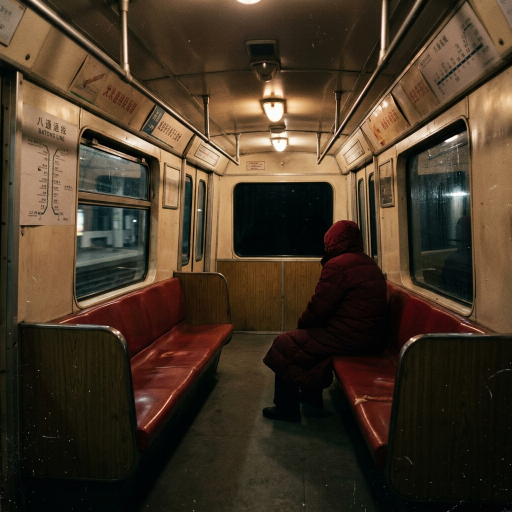
#> input picture red_figure.png, 1024 x 1024 px, found by its file name (shown at 1/2 size)
$ python make_gifs.py
#> lines starting #> are read from the running program, lines starting #| are printed output that depends on the picture
# -*- coding: utf-8 -*-
"""将午夜规则的静态 PNG 资产合成为循环 GIF 帧动画。"""
import math
import os
import random

from PIL import Image, ImageEnhance

random.seed(44)

SRC = r"C:\Users\19264\.gemini\antigravity\scratch\midnight-rules"
W = 560  # 输出宽度，控制文件体积


def load(name):
#> called with name = 'red_figure.png'
    im = Image.open(os.path.join(SRC, name)).convert("RGB")
#> im is the input picture: PIL image 1024x1024 RGB; mean R, G, B 70.4, 55, 38.2
    ratio = W / im.width
#> ratio = 0.547
    return im.resize((W, int(im.height * ratio)), Image.LANCZOS)


def save_gif(frames, name, duration=110):
    frames = [f.convert("P", palette=Image.ADAPTIVE, colors=48, dither=Image.FLOYDSTEINBERG) for f in frames]
    out = os.path.join(SRC, name)
    frames[0].save(out, save_all=True, append_images=frames[1:],
                   duration=duration, loop=0, optimize=True, disposal=2)
    print(f"{name}: {os.path.getsize(out)//1024} KB, {len(frames)} 帧")


def red_figure_anim():
    """红衣人：呼吸般上下浮动 + 明暗搏动。"""
    im = load("red_figure.png")
    Wd, Ht = im.size
#> Wd = 560; Ht = 560
    amp = 6
    frames = []
    for i in range(14):
        t = i / 14 * 2 * math.pi
        dy = int(amp * math.sin(t))
        bright = 0.82 + 0.2 * (0.5 + 0.5 * math.sin(t + 1.2))
        canvas = Image.new("RGB", (Wd, Ht + 2 * amp), (2, 2, 2))
        canvas.paste(ImageEnhance.Brightness(im).enhance(bright), (0, amp + dy))
        frames.append(canvas)
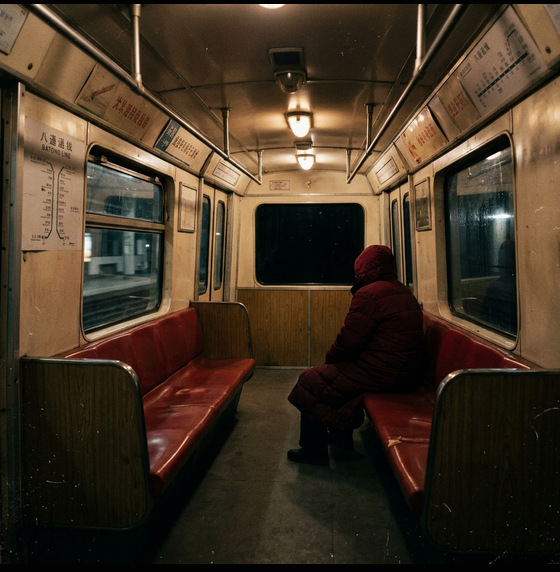
#> canvas: PIL image 560x572 RGB; mean R, G, B 67.6, 52.7, 36.3
#> after the loop, frames = 14 items
    save_gif(frames, "red_figure_anim.gif", 120)
#| red_figure_anim.gif: 1745 KB, 14 帧


def entity_glitch():
    """不可名状实体：RGB 通道错位 + 横条撕裂 + 频闪。"""
    im = load("unspeakable_entity.png")
#> call 2 of load, with name = 'unspeakable_entity.png'
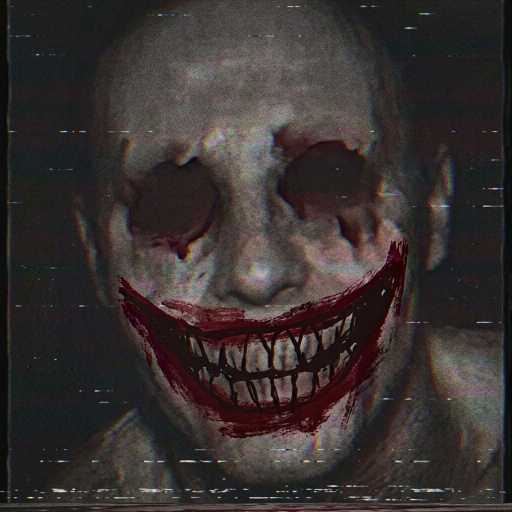
#> input picture unspeakable_entity.png, 1024 x 1024 px, found by its file name (shown at 1/2 size)
#> in load, im is the input picture: PIL image 1024x1024 RGB; mean R, G, B 56.1, 49.1, 47.8
    Wd, Ht = im.size
#> Wd = 560; Ht = 560
    frames = []
    for i in range(10):
        f = im.copy()
        if i % 3 != 0:
            r, g, b = f.split()
            dx = random.randint(-9, 9)
            r = r.transform((Wd, Ht), Image.AFFINE, (1, 0, dx, 0, 1, 0))
            b = b.transform((Wd, Ht), Image.AFFINE, (1, 0, -dx, 0, 1, 0))
            f = Image.merge("RGB", (r, g, b))
        if i % 4 == 1:
            y = random.randint(0, Ht - 50)
            h = random.randint(12, 42)
            dx = random.choice([-1, 1]) * random.randint(14, 48)
            band = f.crop((0, y, Wd, y + h))
            f.paste(band, (dx, y))
        f = ImageEnhance.Brightness(f).enhance(random.uniform(0.6, 0.95))
        frames.append(f)
#> this loop made 10 passes
#> pass 1, in entity_glitch, `f = ImageEnhance.Brightness(f).enhance(random.uniform(0.6, 0.95))`:
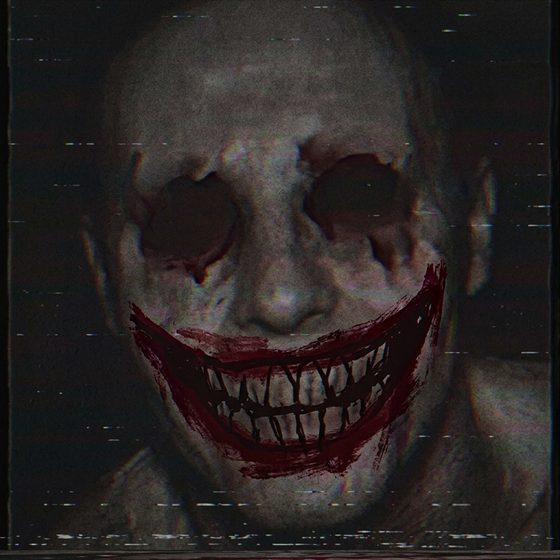
#> f: PIL image 560x560 RGB; mean R, G, B 41.2, 36, 35.1
#> after the loop:
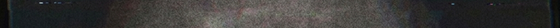
#> band: PIL image 560x28 RGB; mean R, G, B 58.6, 57.1, 55.8
#> after the loop, frames = 10 items
    save_gif(frames, "entity_glitch.gif", 90)
#| entity_glitch.gif: 1567 KB, 10 帧


def window_hands_anim():
    """鬼手拍窗：画面抖动 + 每四帧一次黑闪。"""
    im = load("scratching_window.png")
#> call 3 of load, with name = 'scratching_window.png'
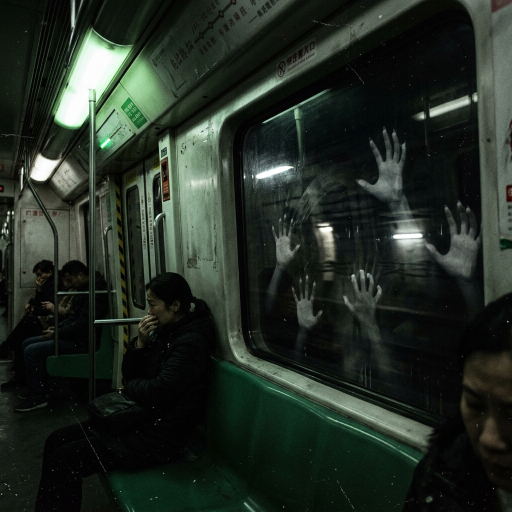
#> input picture scratching_window.png, 1024 x 1024 px, found by its file name (shown at 1/2 size)
#> in load, im is the input picture: PIL image 1024x1024 RGB; mean R, G, B 35.4, 44.1, 36
    Wd, Ht = im.size
#> Wd = 560; Ht = 560
    frames = []
    for i in range(12):
        dx = random.randint(-5, 5)
        dy = random.randint(-4, 4)
        canvas = Image.new("RGB", (Wd, Ht), (0, 0, 0))
        canvas.paste(im, (dx, dy))
        bright = 0.55 if i % 4 == 3 else random.uniform(0.85, 1.0)
        frames.append(ImageEnhance.Brightness(canvas).enhance(bright))
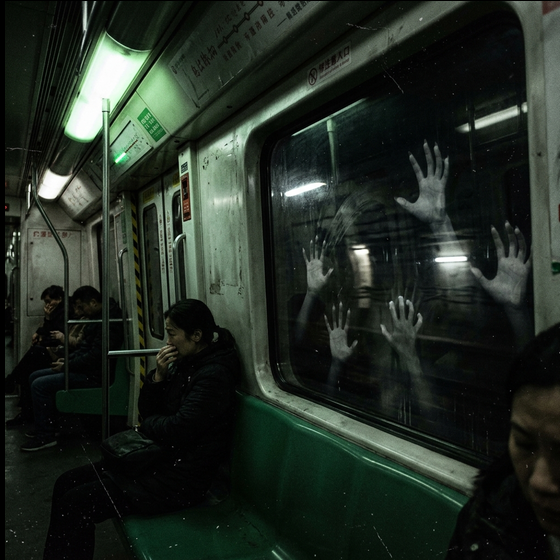
#> canvas: PIL image 560x560 RGB; mean R, G, B 34.9, 43.5, 35.5
#> after the loop, frames = 12 items
    save_gif(frames, "window_hands_anim.gif", 100)
#> call 3 of save_gif, with name = 'window_hands_anim.gif', duration = 100
#> in save_gif (call 3), `frames[0].save(out, save_all=True, append_images=frames[1:], duration=..`:
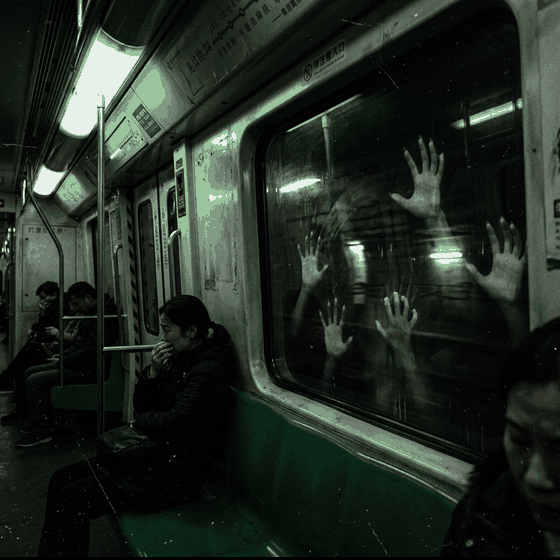
#> saved as window_hands_anim.gif: PIL image 560x560 P; mean R, G, B 34, 42.4, 34.6
#| window_hands_anim.gif: 1964 KB, 12 帧


def seller_anim():
    """乘务员推车：缓慢的尸斑式明暗脉动。"""
    im = load("seller_bg.png")
    frames = []
    for i in range(12):
        t = i / 12 * 2 * math.pi
        bright = 0.78 + 0.24 * (0.5 + 0.5 * math.sin(t))
        frames.append(ImageEnhance.Brightness(im).enhance(bright))
    save_gif(frames, "seller_anim.gif", 130)


def subway_anim():
    """空车厢：灯管电压不稳式微闪。"""
    im = load("subway_bg.png")
    frames = []
    for i in range(10):
        if i in (3, 7):
            bright = 0.72
        else:
            bright = random.uniform(0.92, 1.0)
        frames.append(ImageEnhance.Brightness(im).enhance(bright))
    save_gif(frames, "subway_anim.gif", 140)


if __name__ == "__main__":
    red_figure_anim()
    entity_glitch()
    window_hands_anim()
#> (the run stopped early here; a loop or call above may not have finished)
